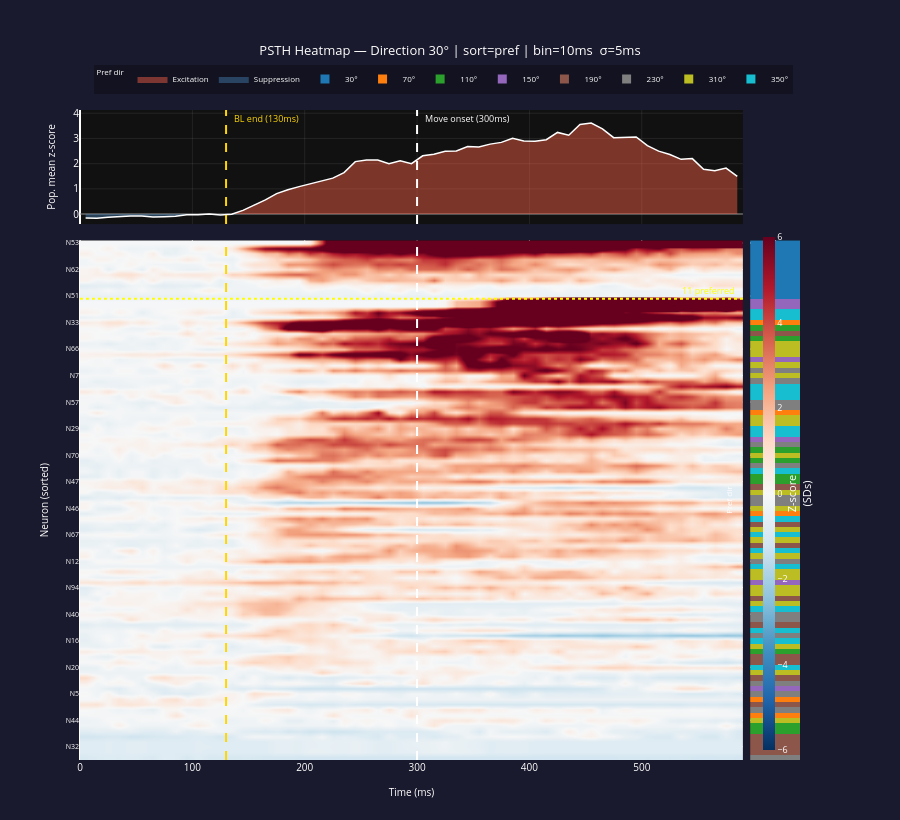

The notebook cell saved with this chart:
### Code cell
# ── Sort + Interactive PSTH heatmap ───────────────────────────────────────────
import plotly.graph_objects as go
from plotly.subplots import make_subplots

if SORT_BY == 'pref':
    sort_order = np.lexsort((-peak_z, -(pref_idx_all == DIR_IDX).astype(int)))
elif SORT_BY == 'peak':
    sort_order = np.argsort(peak_z)[::-1]
elif SORT_BY == 'onset':
    sort_order = np.argsort(peak_time)
else:
    sort_order = np.arange(num_neurons)

z_sorted    = z_trace[sort_order, :]
pref_sorted = pref_idx_all[sort_order]

_pkt = peak_time[sort_order]
_per = ['planning' if t < MOVE_ONSET else 'movement' for t in _pkt]
_cd  = [[[int(sort_order[r]), int(dir_angles[pref_sorted[r]]),
          round(float(peak_z[sort_order[r]]), 2), int(round(_pkt[r])),
          _per[r], round(float(bl_mean[sort_order[r]]), 1)]] * n_bins
        for r in range(num_neurons)]

_t10_rgb    = [f'rgb({int(r*255)},{int(g*255)},{int(b*255)})'
               for r,g,b,_ in plt.cm.tab10(np.linspace(0, 1, num_directions))]
_sidebar_cs = [[v, _t10_rgb[k]]
               for k in range(num_directions)
               for v in (k/num_directions, (k+1)/num_directions)]

vmax  = float(np.clip(np.percentile(np.abs(z_sorted), 97), 0.3, 6.0))
pop_z = z_trace.mean(axis=0)
_rows = list(range(num_neurons))

fig = make_subplots(rows=2, cols=2, row_heights=[0.18, 0.82],
                    column_widths=[0.93, 0.07], shared_xaxes=True,
                    vertical_spacing=0.025, horizontal_spacing=0.01)

for _y, _fc, _name in [(np.where(pop_z>=0, pop_z, 0.), 'rgba(255,99,71,0.45)',  'Excitation'),
                        (np.where(pop_z<=0, pop_z, 0.), 'rgba(70,130,180,0.45)', 'Suppression')]:
    fig.add_trace(go.Scatter(x=t_ms, y=_y, fill='tozeroy', fillcolor=_fc,
                             mode='lines', line=dict(width=0), name=_name,
                             hoverinfo='skip'), row=1, col=1)
fig.add_trace(go.Scatter(x=t_ms, y=pop_z, mode='lines',
                         line=dict(color='white', width=1.5), showlegend=False,
                         hovertemplate='%{x:.0f}ms — %{y:.3f} SD<extra></extra>'),
              row=1, col=1)

fig.add_trace(go.Heatmap(
    z=z_sorted, x=t_ms, y=_rows, colorscale='RdBu_r', zmin=-vmax, zmax=vmax,
    zsmooth='best', customdata=_cd,
    hovertemplate=('<b>N%{customdata[0]}</b>  pref: %{customdata[1]}°<br>'
                   'Z: <b>%{z:.2f} SD</b><br>'
                   'Peak %{customdata[2]:.2f}SD @%{customdata[3]}ms (%{customdata[4]})<br>'
                   'Baseline FR: %{customdata[5]:.1f}Hz  |  Time: %{x:.0f}ms<extra></extra>'),
    colorbar=dict(title=dict(text='Z-score<br>(SDs)', side='right'),
                  len=0.82, y=0.41, x=0.935, thickness=12, tickfont=dict(size=9)),
    showlegend=False, name=''), row=2, col=1)

fig.add_trace(go.Heatmap(
    z=pref_sorted.reshape(-1,1), y=_rows, x=[0], colorscale=_sidebar_cs,
    zmin=-0.5, zmax=num_directions-0.5,
    customdata=[[[int(dir_angles[p])]] for p in pref_sorted],
    hovertemplate='Pref dir: <b>%{customdata[0][0]}°</b><extra></extra>',
    showscale=False, showlegend=False, name='Pref dir'), row=2, col=2)

for _j in range(num_directions):
    fig.add_trace(go.Scatter(x=[None], y=[None], mode='markers',
                             marker=dict(size=9, color=_t10_rgb[_j], symbol='square'),
                             name=f'{dir_angles[_j]}°'), row=1, col=1)

for _x, _c, _lbl in [(BL_END, 'gold', f'BL end ({BL_END}ms)'),
                      (MOVE_ONSET, 'white', f'Move onset ({MOVE_ONSET}ms)')]:
    fig.add_vline(x=_x, line_color=_c, line_dash='dash', line_width=2, row=1, col=1)
    fig.add_vline(x=_x, line_color=_c, line_dash='dash', line_width=2, row=2, col=1)
    fig.add_annotation(x=_x+5, y=float(pop_z.max())*1.05, text=_lbl,
                       font=dict(color=_c, size=9), showarrow=False,
                       xanchor='left', row=1, col=1)

if SORT_BY == 'pref':
    n_pref = (pref_idx_all == DIR_IDX).sum()
    fig.add_hline(y=n_pref-0.5, line_color='yellow', line_dash='dot', line_width=2, row=2, col=1)
    fig.add_annotation(x=t_ms[-1], y=n_pref-0.5, text=f'{n_pref} preferred',
                       font=dict(color='yellow', size=9), showarrow=False,
                       xanchor='right', yanchor='bottom', row=2, col=1)

_tick_pos = list(range(0, num_neurons, 5))
fig.update_yaxes(title_text='Pop. mean z-score', title_font_size=10, zeroline=True,
                 zerolinecolor='rgba(150,150,150,0.5)', gridcolor='rgba(255,255,255,0.08)', row=1, col=1)
fig.update_yaxes(autorange='reversed', tickvals=_tick_pos,
                 ticktext=[f'N{sort_order[p]}' for p in _tick_pos],
                 tickfont=dict(size=7), title_text='Neuron (sorted)', title_font_size=10, row=2, col=1)
fig.update_yaxes(autorange='reversed', showticklabels=False,
                 title_text='Pref dir', title_font_size=8, row=2, col=2)
fig.update_xaxes(gridcolor='rgba(255,255,255,0.08)', row=1, col=1)
fig.update_xaxes(title_text='Time (ms)', title_font_size=10, row=2, col=1)
fig.update_xaxes(showticklabels=False, showgrid=False, row=2, col=2)

fig.update_layout(
    title=dict(text=(f'PSTH Heatmap — Direction {direction_label}° | '
                     f'sort={SORT_BY} | bin={BIN_SIZE}ms  σ={SIGMA_MS}ms'),
               font_size=13, x=0.5),
    height=820, plot_bgcolor='#111111', paper_bgcolor='#1a1a2e',
    font=dict(color='white', size=10),
    legend=dict(orientation='h', x=0.02, y=1.07, bgcolor='rgba(0,0,0,0.3)',
                font_size=8, title_text='Pref dir', title_font_size=8),
    margin=dict(l=80, r=100, t=110, b=60),
)
fig.show()

### Figure 1 — Plotly figure (JSON) as saved in the notebook; plotly's stock layout.template omitted (floating-point values rounded to 4 significant figures; data arrays with more than 128 entries replaced by an {"elided": "..."} marker saying what was removed)
{"data": [{"fill": "tozeroy", "fillcolor": "rgba(255,99,71,0.45)", "hoverinfo": "skip", "line": {"width": 0}, "mode": "lines", "name": "Excitation", "type": "scatter", "x": [5, 15, 25, 35, 45, 55, 65, 75, 85, 95, 105, 115, 125, 135, 145, 155, 165, 175, 185, 195, 205, 215, 225, 235, 245, 255, 265, 275, 285, 295, 305, 315, 325, 335, 345, 355, 365, 375, 385, 395, 405, 415, 425, 435, 445, 455, 465, 475, 485, 495, 505, 515, 525, 535, 545, 555, 565, 575, 585], "xaxis": "x", "y": [0, 0, 0, 0, 0, 0, 0, 0, 0, 0, 0, 0.00651, 0, 0, 0.147, 0.3537, 0.5639, 0.8109, 0.9656, 1.088, 1.2, 1.31, 1.426, 1.646, 2.08, 2.149, 2.148, 1.994, 2.112, 1.998, 2.312, 2.378, 2.489, 2.5, 2.678, 2.665, 2.775, 2.844, 3.003, 2.901, 2.884, 2.951, 3.239, 3.129, 3.552, 3.61, 3.38, 3.031, 3.038, 3.062, 2.715, 2.495, 2.361, 2.171, 2.201, 1.777, 1.718, 1.825, 1.494], "yaxis": "y"}, {"fill": "tozeroy", "fillcolor": "rgba(70,130,180,0.45)", "hoverinfo": "skip", "line": {"width": 0}, "mode": "lines", "name": "Suppression", "type": "scatter", "x": [5, 15, 25, 35, 45, 55, 65, 75, 85, 95, 105, 115, 125, 135, 145, 155, 165, 175, 185, 195, 205, 215, 225, 235, 245, 255, 265, 275, 285, 295, 305, 315, 325, 335, 345, 355, 365, 375, 385, 395, 405, 415, 425, 435, 445, 455, 465, 475, 485, 495, 505, 515, 525, 535, 545, 555, 565, 575, 585], "xaxis": "x", "y": [-0.1504, -0.1701, -0.1293, -0.09763, -0.07206, -0.0785, -0.1189, -0.1064, -0.08594, -0.02547, -0.02546, 0, -0.03553, -0.007029, 0, 0, 0, 0, 0, 0, 0, 0, 0, 0, 0, 0, 0, 0, 0, 0, 0, 0, 0, 0, 0, 0, 0, 0, 0, 0, 0, 0, 0, 0, 0, 0, 0, 0, 0, 0, 0, 0, 0, 0, 0, 0, 0, 0, 0], "yaxis": "y"}, {"hovertemplate": "%{x:.0f}ms — %{y:.3f} SD<extra></extra>", "line": {"color": "white", "width": 1.5}, "mode": "lines", "showlegend": false, "type": "scatter", "x": [5, 15, 25, 35, 45, 55, 65, 75, 85, 95, 105, 115, 125, 135, 145, 155, 165, 175, 185, 195, 205, 215, 225, 235, 245, 255, 265, 275, 285, 295, 305, 315, 325, 335, 345, 355, 365, 375, 385, 395, 405, 415, 425, 435, 445, 455, 465, 475, 485, 495, 505, 515, 525, 535, 545, 555, 565, 575, 585], "xaxis": "x", "y": [-0.1504, -0.1701, -0.1293, -0.09763, -0.07206, -0.0785, -0.1189, -0.1064, -0.08594, -0.02547, -0.02546, 0.00651, -0.03553, -0.007029, 0.147, 0.3537, 0.5639, 0.8109, 0.9656, 1.088, 1.2, 1.31, 1.426, 1.646, 2.08, 2.149, 2.148, 1.994, 2.112, 1.998, 2.312, 2.378, 2.489, 2.5, 2.678, 2.665, 2.775, 2.844, 3.003, 2.901, 2.884, 2.951, 3.239, 3.129, 3.552, 3.61, 3.38, 3.031, 3.038, 3.062, 2.715, 2.495, 2.361, 2.171, 2.201, 1.777, 1.718, 1.825, 1.494], "yaxis": "y"}, {"colorbar": {"len": 0.82, "thickness": 12, "tickfont": {"size": 9}, "title": {"side": "right", "text": "Z-score<br>(SDs)"}, "x": 0.935, "y": 0.41}, "colorscale": [[0, "rgb(5,48,97)"], [0.1, "rgb(33,102,172)"], [0.2, "rgb(67,147,195)"], [0.3, "rgb(146,197,222)"], [0.4, "rgb(209,229,240)"], [0.5, "rgb(247,247,247)"], [0.6, "rgb(253,219,199)"], [0.7, "rgb(244,165,130)"], [0.8, "rgb(214,96,77)"], [0.9, "rgb(178,24,43)"], [1, "rgb(103,0,31)"]], "customdata": {"elided": "98x59x6 mixed values"}, "hovertemplate": "<b>N%{customdata[0]}</b>  pref: %{customdata[1]}°<br>Z: <b>%{z:.2f} SD</b><br>Peak %{customdata[2]:.2f}SD @%{customdata[3]}ms (%{customdata[4]})<br>Baseline FR: %{customdata[5]:.1f}Hz  |  Time: %{x:.0f}ms<extra></extra>", "name": "", "showlegend": false, "type": "heatmap", "x": [5, 15, 25, 35, 45, 55, 65, 75, 85, 95, 105, 115, 125, 135, 145, 155, 165, 175, 185, 195, 205, 215, 225, 235, 245, 255, 265, 275, 285, 295, 305, 315, 325, 335, 345, 355, 365, 375, 385, 395, 405, 415, 425, 435, 445, 455, 465, 475, 485, 495, 505, 515, 525, 535, 545, 555, 565, 575, 585], "xaxis": "x3", "y": [0, 1, 2, 3, 4, 5, 6, 7, 8, 9, 10, 11, 12, 13, 14, 15, 16, 17, 18, 19, 20, 21, 22, 23, 24, 25, 26, 27, 28, 29, 30, 31, 32, 33, 34, 35, 36, 37, 38, 39, 40, 41, 42, 43, 44, 45, 46, 47, 48, 49, 50, 51, 52, 53, 54, 55, 56, 57, 58, 59, 60, 61, 62, 63, 64, 65, 66, 67, 68, 69, 70, 71, 72, 73, 74, 75, 76, 77, 78, 79, 80, 81, 82, 83, 84, 85, 86, 87, 88, 89, 90, 91, 92, 93, 94, 95, 96, 97], "yaxis": "y3", "z": {"elided": "98x59 float values"}, "zmax": 6, "zmin": -6, "zsmooth": "best"}, {"colorscale": [[0, "rgb(31,119,180)"], [0.125, "rgb(31,119,180)"], [0.125, "rgb(255,127,14)"], [0.25, "rgb(255,127,14)"], [0.25, "rgb(44,160,44)"], [0.375, "rgb(44,160,44)"], [0.375, "rgb(148,103,189)"], [0.5, "rgb(148,103,189)"], [0.5, "rgb(140,86,75)"], [0.625, "rgb(140,86,75)"], [0.625, "rgb(127,127,127)"], [0.75, "rgb(127,127,127)"], [0.75, "rgb(188,189,34)"], [0.875, "rgb(188,189,34)"], [0.875, "rgb(23,190,207)"], [1, "rgb(23,190,207)"]], "customdata": [[[30]], [[30]], [[30]], [[30]], [[30]], [[30]], [[30]], [[30]], [[30]], [[30]], [[30]], [[150]], [[150]], [[350]], [[350]], [[70]], [[110]], [[190]], [[110]], [[310]], [[310]], [[310]], [[150]], [[310]], [[230]], [[310]], [[230]], [[350]], [[350]], [[350]], [[230]], [[230]], [[70]], [[310]], [[310]], [[350]], [[350]], [[150]], [[230]], [[110]], [[310]], [[110]], [[230]], [[350]], [[110]], [[110]], [[190]], [[310]], [[230]], [[230]], [[310]], [[70]], [[350]], [[190]], [[310]], [[350]], [[310]], [[190]], [[350]], [[310]], [[230]], [[350]], [[310]], [[310]], [[150]], [[310]], [[310]], [[190]], [[310]], [[350]], [[230]], [[230]], [[190]], [[350]], [[230]], [[350]], [[310]], [[110]], [[190]], [[190]], [[350]], [[310]], [[190]], [[230]], [[150]], [[230]], [[70]], [[190]], [[230]], [[70]], [[310]], [[110]], [[110]], [[190]], [[190]], [[190]], [[190]], [[230]]], "hovertemplate": "Pref dir: <b>%{customdata[0][0]}°</b><extra></extra>", "name": "Pref dir", "showlegend": false, "showscale": false, "type": "heatmap", "x": [0], "xaxis": "x4", "y": [0, 1, 2, 3, 4, 5, 6, 7, 8, 9, 10, 11, 12, 13, 14, 15, 16, 17, 18, 19, 20, 21, 22, 23, 24, 25, 26, 27, 28, 29, 30, 31, 32, 33, 34, 35, 36, 37, 38, 39, 40, 41, 42, 43, 44, 45, 46, 47, 48, 49, 50, 51, 52, 53, 54, 55, 56, 57, 58, 59, 60, 61, 62, 63, 64, 65, 66, 67, 68, 69, 70, 71, 72, 73, 74, 75, 76, 77, 78, 79, 80, 81, 82, 83, 84, 85, 86, 87, 88, 89, 90, 91, 92, 93, 94, 95, 96, 97], "yaxis": "y4", "z": [[0], [0], [0], [0], [0], [0], [0], [0], [0], [0], [0], [3], [3], [7], [7], [1], [2], [4], [2], [6], [6], [6], [3], [6], [5], [6], [5], [7], [7], [7], [5], [5], [1], [6], [6], [7], [7], [3], [5], [2], [6], [2], [5], [7], [2], [2], [4], [6], [5], [5], [6], [1], [7], [4], [6], [7], [6], [4], [7], [6], [5], [7], [6], [6], [3], [6], [6], [4], [6], [7], [5], [5], [4], [7], [5], [7], [6], [2], [4], [4], [7], [6], [4], [5], [3], [5], [1], [4], [5], [1], [6], [2], [2], [4], [4], [4], [4], [5]], "zmax": 7.5, "zmin": -0.5}, {"marker": {"color": "rgb(31,119,180)", "size": 9, "symbol": "square"}, "mode": "markers", "name": "30°", "type": "scatter", "x": [null], "xaxis": "x", "y": [null], "yaxis": "y"}, {"marker": {"color": "rgb(255,127,14)", "size": 9, "symbol": "square"}, "mode": "markers", "name": "70°", "type": "scatter", "x": [null], "xaxis": "x", "y": [null], "yaxis": "y"}, {"marker": {"color": "rgb(44,160,44)", "size": 9, "symbol": "square"}, "mode": "markers", "name": "110°", "type": "scatter", "x": [null], "xaxis": "x", "y": [null], "yaxis": "y"}, {"marker": {"color": "rgb(148,103,189)", "size": 9, "symbol": "square"}, "mode": "markers", "name": "150°", "type": "scatter", "x": [null], "xaxis": "x", "y": [null], "yaxis": "y"}, {"marker": {"color": "rgb(140,86,75)", "size": 9, "symbol": "square"}, "mode": "markers", "name": "190°", "type": "scatter", "x": [null], "xaxis": "x", "y": [null], "yaxis": "y"}, {"marker": {"color": "rgb(127,127,127)", "size": 9, "symbol": "square"}, "mode": "markers", "name": "230°", "type": "scatter", "x": [null], "xaxis": "x", "y": [null], "yaxis": "y"}, {"marker": {"color": "rgb(188,189,34)", "size": 9, "symbol": "square"}, "mode": "markers", "name": "310°", "type": "scatter", "x": [null], "xaxis": "x", "y": [null], "yaxis": "y"}, {"marker": {"color": "rgb(23,190,207)", "size": 9, "symbol": "square"}, "mode": "markers", "name": "350°", "type": "scatter", "x": [null], "xaxis": "x", "y": [null], "yaxis": "y"}], "layout": {"annotations": [{"font": {"color": "gold", "size": 9}, "showarrow": false, "text": "BL end (130ms)", "x": 135, "xanchor": "left", "xref": "x", "y": 3.791, "yref": "y"}, {"font": {"color": "white", "size": 9}, "showarrow": false, "text": "Move onset (300ms)", "x": 305, "xanchor": "left", "xref": "x", "y": 3.791, "yref": "y"}, {"font": {"color": "yellow", "size": 9}, "showarrow": false, "text": "11 preferred", "x": 585, "xanchor": "right", "xref": "x3", "y": 10.5, "yanchor": "bottom", "yref": "y3"}], "font": {"color": "white", "size": 10}, "height": 820, "legend": {"bgcolor": "rgba(0,0,0,0.3)", "font": {"size": 8}, "orientation": "h", "title": {"font": {"size": 8}, "text": "Pref dir"}, "x": 0.02, "y": 1.07}, "margin": {"b": 60, "l": 80, "r": 100, "t": 110}, "paper_bgcolor": "#1a1a2e", "plot_bgcolor": "#111111", "shapes": [{"line": {"color": "gold", "dash": "dash", "width": 2}, "type": "line", "x0": 130, "x1": 130, "xref": "x", "y0": 0, "y1": 1, "yref": "y domain"}, {"line": {"color": "gold", "dash": "dash", "width": 2}, "type": "line", "x0": 130, "x1": 130, "xref": "x3", "y0": 0, "y1": 1, "yref": "y3 domain"}, {"line": {"color": "white", "dash": "dash", "width": 2}, "type": "line", "x0": 300, "x1": 300, "xref": "x", "y0": 0, "y1": 1, "yref": "y domain"}, {"line": {"color": "white", "dash": "dash", "width": 2}, "type": "line", "x0": 300, "x1": 300, "xref": "x3", "y0": 0, "y1": 1, "yref": "y3 domain"}, {"line": {"color": "yellow", "dash": "dot", "width": 2}, "type": "line", "x0": 0, "x1": 1, "xref": "x3 domain", "y0": 10.5, "y1": 10.5, "yref": "y3"}], "title": {"font": {"size": 13}, "text": "PSTH Heatmap — Direction 30° | sort=pref | bin=10ms  σ=5ms", "x": 0.5}, "xaxis": {"anchor": "y", "domain": [0, 0.9207], "gridcolor": "rgba(255,255,255,0.08)", "matches": "x3", "showticklabels": false}, "xaxis2": {"anchor": "y2", "domain": [0.9307, 1], "matches": "x4", "showticklabels": false}, "xaxis3": {"anchor": "y3", "domain": [0, 0.9207], "title": {"font": {"size": 10}, "text": "Time (ms)"}}, "xaxis4": {"anchor": "y4", "domain": [0.9307, 1], "showgrid": false, "showticklabels": false}, "yaxis": {"anchor": "x", "domain": [0.8245, 1], "gridcolor": "rgba(255,255,255,0.08)", "title": {"font": {"size": 10}, "text": "Pop. mean z-score"}, "zeroline": true, "zerolinecolor": "rgba(150,150,150,0.5)"}, "yaxis2": {"anchor": "x2", "domain": [0.8245, 1]}, "yaxis3": {"anchor": "x3", "autorange": "reversed", "domain": [0, 0.7995], "tickfont": {"size": 7}, "ticktext": ["N53", "N62", "N51", "N33", "N66", "N7", "N57", "N29", "N70", "N47", "N46", "N67", "N12", "N94", "N40", "N16", "N20", "N5", "N44", "N32"], "tickvals": [0, 5, 10, 15, 20, 25, 30, 35, 40, 45, 50, 55, 60, 65, 70, 75, 80, 85, 90, 95], "title": {"font": {"size": 10}, "text": "Neuron (sorted)"}}, "yaxis4": {"anchor": "x4", "autorange": "reversed", "domain": [0, 0.7995], "showticklabels": false, "title": {"font": {"size": 8}, "text": "Pref dir"}}}}
